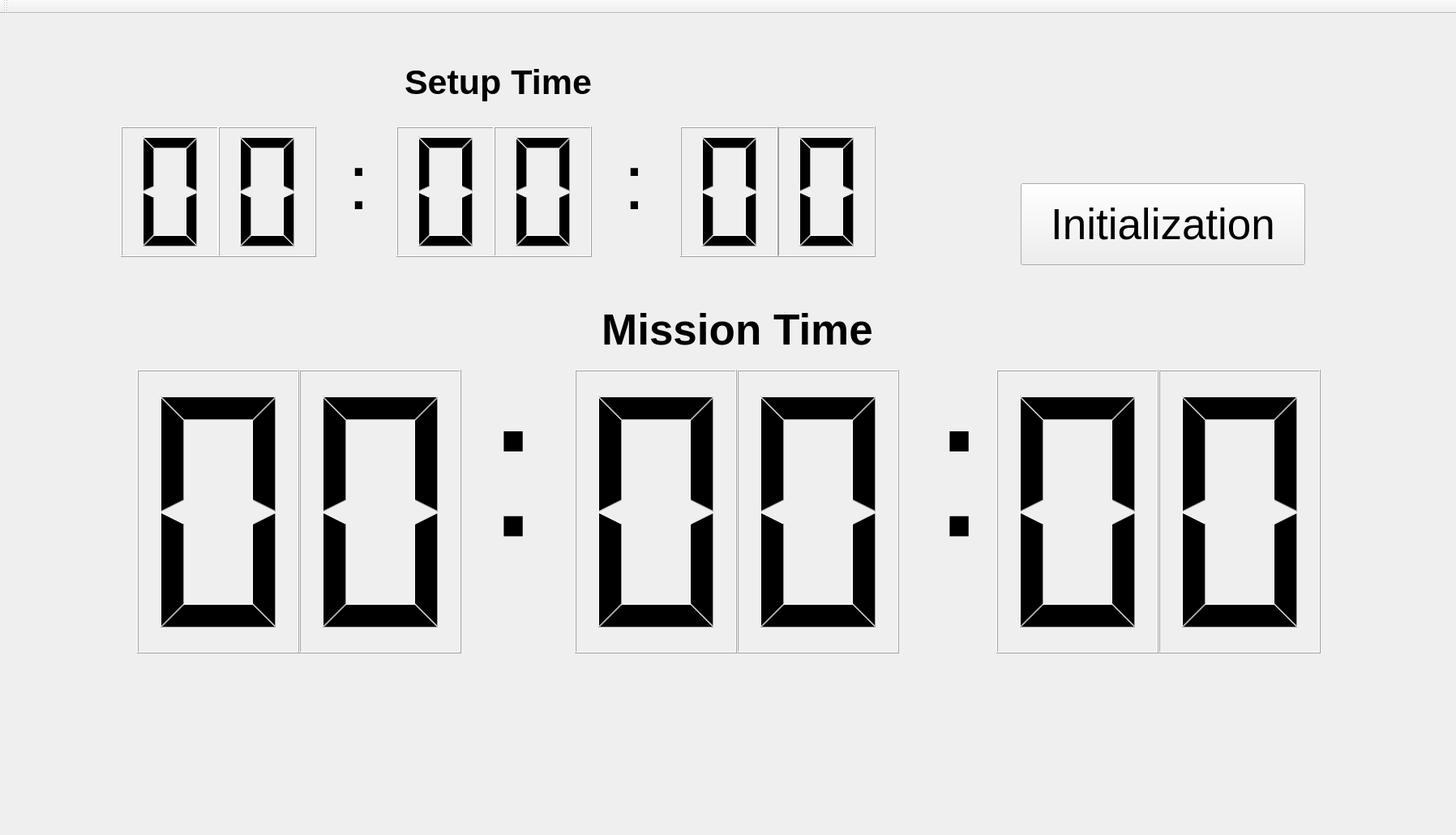
<?xml version="1.0" encoding="UTF-8"?>
<ui version="4.0">
 <class>MainWindowDesign</class>
 <widget class="QMainWindow" name="MainWindowDesign">
  <property name="geometry">
   <rect>
    <x>0</x>
    <y>0</y>
    <width>1796</width>
    <height>1030</height>
   </rect>
  </property>
  <property name="windowTitle">
   <string>QRosApp</string>
  </property>
  <property name="windowIcon">
   <iconset resource="../resources/images.qrc">
    <normaloff>:/images/icon.png</normaloff>:/images/icon.png</iconset>
  </property>
  <property name="locale">
   <locale language="English" country="Australia"/>
  </property>
  <widget class="QWidget" name="centralwidget">
   <layout class="QHBoxLayout">
    <item>
     <widget class="QWidget" name="widget1" native="true">
      <widget class="QWidget" name="widget" native="true">
       <property name="geometry">
        <rect>
         <x>40</x>
         <y>270</y>
         <width>1761</width>
         <height>571</height>
        </rect>
       </property>
       <widget class="QLCDNumber" name="mission_ms_2">
        <property name="geometry">
         <rect>
          <x>1380</x>
          <y>160</y>
          <width>200</width>
          <height>350</height>
         </rect>
        </property>
        <property name="font">
         <font>
          <pointsize>37</pointsize>
          <weight>50</weight>
          <bold>false</bold>
         </font>
        </property>
        <property name="digitCount">
         <number>1</number>
        </property>
       </widget>
       <widget class="QLCDNumber" name="mission_sec_1">
        <property name="geometry">
         <rect>
          <x>660</x>
          <y>160</y>
          <width>200</width>
          <height>350</height>
         </rect>
        </property>
        <property name="font">
         <font>
          <pointsize>37</pointsize>
          <weight>50</weight>
          <bold>false</bold>
         </font>
        </property>
        <property name="digitCount">
         <number>1</number>
        </property>
       </widget>
       <widget class="QLCDNumber" name="mission_min_1">
        <property name="geometry">
         <rect>
          <x>120</x>
          <y>160</y>
          <width>200</width>
          <height>350</height>
         </rect>
        </property>
        <property name="font">
         <font>
          <pointsize>37</pointsize>
          <weight>50</weight>
          <bold>false</bold>
         </font>
        </property>
        <property name="digitCount">
         <number>1</number>
        </property>
       </widget>
       <widget class="QLCDNumber" name="mission_sec_2">
        <property name="geometry">
         <rect>
          <x>860</x>
          <y>160</y>
          <width>200</width>
          <height>350</height>
         </rect>
        </property>
        <property name="font">
         <font>
          <pointsize>37</pointsize>
          <weight>50</weight>
          <bold>false</bold>
         </font>
        </property>
        <property name="digitCount">
         <number>1</number>
        </property>
       </widget>
       <widget class="QLCDNumber" name="mission_ms_1">
        <property name="geometry">
         <rect>
          <x>1180</x>
          <y>160</y>
          <width>200</width>
          <height>350</height>
         </rect>
        </property>
        <property name="font">
         <font>
          <pointsize>37</pointsize>
          <weight>50</weight>
          <bold>false</bold>
         </font>
        </property>
        <property name="digitCount">
         <number>1</number>
        </property>
       </widget>
       <widget class="QLCDNumber" name="mission_min_2">
        <property name="geometry">
         <rect>
          <x>320</x>
          <y>160</y>
          <width>200</width>
          <height>350</height>
         </rect>
        </property>
        <property name="font">
         <font>
          <pointsize>37</pointsize>
          <weight>50</weight>
          <bold>false</bold>
         </font>
        </property>
        <property name="digitCount">
         <number>1</number>
        </property>
       </widget>
       <widget class="QLabel" name="label">
        <property name="geometry">
         <rect>
          <x>550</x>
          <y>130</y>
          <width>51</width>
          <height>301</height>
         </rect>
        </property>
        <property name="font">
         <font>
          <pointsize>184</pointsize>
         </font>
        </property>
        <property name="text">
         <string>:</string>
        </property>
       </widget>
       <widget class="QLabel" name="label3">
        <property name="geometry">
         <rect>
          <x>1100</x>
          <y>130</y>
          <width>51</width>
          <height>301</height>
         </rect>
        </property>
        <property name="font">
         <font>
          <pointsize>184</pointsize>
         </font>
        </property>
        <property name="text">
         <string>:</string>
        </property>
       </widget>
       <widget class="QLabel" name="label_5">
        <property name="geometry">
         <rect>
          <x>590</x>
          <y>50</y>
          <width>541</width>
          <height>121</height>
         </rect>
        </property>
        <property name="font">
         <font>
          <pointsize>40</pointsize>
          <weight>75</weight>
          <bold>true</bold>
         </font>
        </property>
        <property name="text">
         <string>Mission Time</string>
        </property>
        <property name="alignment">
         <set>Qt::AlignCenter</set>
        </property>
       </widget>
      </widget>
      <widget class="QWidget" name="ReadyTime" native="true">
       <property name="geometry">
        <rect>
         <x>-70</x>
         <y>0</y>
         <width>1781</width>
         <height>331</height>
        </rect>
       </property>
       <widget class="QLCDNumber" name="ready_ms_2">
        <property name="geometry">
         <rect>
          <x>1020</x>
          <y>130</y>
          <width>121</width>
          <height>161</height>
         </rect>
        </property>
        <property name="font">
         <font>
          <pointsize>37</pointsize>
          <weight>50</weight>
          <bold>false</bold>
         </font>
        </property>
        <property name="digitCount">
         <number>1</number>
        </property>
       </widget>
       <widget class="QLCDNumber" name="ready_sec_1">
        <property name="geometry">
         <rect>
          <x>550</x>
          <y>130</y>
          <width>121</width>
          <height>161</height>
         </rect>
        </property>
        <property name="font">
         <font>
          <pointsize>37</pointsize>
          <weight>50</weight>
          <bold>false</bold>
         </font>
        </property>
        <property name="digitCount">
         <number>1</number>
        </property>
       </widget>
       <widget class="QLCDNumber" name="ready_min_1">
        <property name="geometry">
         <rect>
          <x>210</x>
          <y>130</y>
          <width>121</width>
          <height>161</height>
         </rect>
        </property>
        <property name="font">
         <font>
          <pointsize>37</pointsize>
          <weight>50</weight>
          <bold>false</bold>
         </font>
        </property>
        <property name="digitCount">
         <number>1</number>
        </property>
       </widget>
       <widget class="QLCDNumber" name="ready_sec_2">
        <property name="geometry">
         <rect>
          <x>670</x>
          <y>130</y>
          <width>121</width>
          <height>161</height>
         </rect>
        </property>
        <property name="font">
         <font>
          <pointsize>37</pointsize>
          <weight>50</weight>
          <bold>false</bold>
         </font>
        </property>
        <property name="digitCount">
         <number>1</number>
        </property>
       </widget>
       <widget class="QLCDNumber" name="ready_ms_1">
        <property name="geometry">
         <rect>
          <x>900</x>
          <y>130</y>
          <width>121</width>
          <height>161</height>
         </rect>
        </property>
        <property name="font">
         <font>
          <pointsize>37</pointsize>
          <weight>50</weight>
          <bold>false</bold>
         </font>
        </property>
        <property name="digitCount">
         <number>1</number>
        </property>
       </widget>
       <widget class="QLabel" name="label_2">
        <property name="geometry">
         <rect>
          <x>490</x>
          <y>90</y>
          <width>51</width>
          <height>221</height>
         </rect>
        </property>
        <property name="font">
         <font>
          <pointsize>184</pointsize>
         </font>
        </property>
        <property name="text">
         <string>&lt;html&gt;&lt;head/&gt;&lt;body&gt;&lt;p&gt;&lt;span style=&quot; font-size:72pt;&quot;&gt;:&lt;/span&gt;&lt;/p&gt;&lt;/body&gt;&lt;/html&gt;</string>
        </property>
       </widget>
       <widget class="QLCDNumber" name="ready_min_2">
        <property name="geometry">
         <rect>
          <x>330</x>
          <y>130</y>
          <width>121</width>
          <height>161</height>
         </rect>
        </property>
        <property name="font">
         <font>
          <pointsize>37</pointsize>
          <weight>50</weight>
          <bold>false</bold>
         </font>
        </property>
        <property name="digitCount">
         <number>1</number>
        </property>
       </widget>
       <widget class="QLabel" name="label_3">
        <property name="geometry">
         <rect>
          <x>830</x>
          <y>90</y>
          <width>51</width>
          <height>221</height>
         </rect>
        </property>
        <property name="font">
         <font>
          <pointsize>184</pointsize>
         </font>
        </property>
        <property name="text">
         <string>&lt;html&gt;&lt;head/&gt;&lt;body&gt;&lt;p&gt;&lt;span style=&quot; font-size:72pt;&quot;&gt;:&lt;/span&gt;&lt;/p&gt;&lt;/body&gt;&lt;/html&gt;</string>
        </property>
       </widget>
       <widget class="QLabel" name="label_4">
        <property name="geometry">
         <rect>
          <x>510</x>
          <y>50</y>
          <width>331</width>
          <height>51</height>
         </rect>
        </property>
        <property name="font">
         <font>
          <pointsize>32</pointsize>
          <weight>75</weight>
          <bold>true</bold>
         </font>
        </property>
        <property name="text">
         <string>Setup Time</string>
        </property>
        <property name="alignment">
         <set>Qt::AlignCenter</set>
        </property>
       </widget>
       <widget class="QPushButton" name="pushButton">
        <property name="geometry">
         <rect>
          <x>1320</x>
          <y>200</y>
          <width>351</width>
          <height>101</height>
         </rect>
        </property>
        <property name="font">
         <font>
          <pointsize>40</pointsize>
         </font>
        </property>
        <property name="text">
         <string>Initialization</string>
        </property>
       </widget>
      </widget>
      <widget class="QLabel" name="label_6">
       <property name="geometry">
        <rect>
         <x>260</x>
         <y>790</y>
         <width>611</width>
         <height>191</height>
        </rect>
       </property>
       <property name="text">
        <string/>
       </property>
       <property name="pixmap">
        <pixmap resource="../resources/images.qrc">:/images/ROBOTIS_LOGO_SymbolMarkSlogan_EN.png</pixmap>
       </property>
       <property name="alignment">
        <set>Qt::AlignCenter</set>
       </property>
      </widget>
      <widget class="QLabel" name="label_7">
       <property name="geometry">
        <rect>
         <x>940</x>
         <y>790</y>
         <width>601</width>
         <height>201</height>
        </rect>
       </property>
       <property name="text">
        <string/>
       </property>
       <property name="pixmap">
        <pixmap resource="../resources/images.qrc">:/images/TURTLEBOT3 AUTORACE_LOGO.png</pixmap>
       </property>
      </widget>
     </widget>
    </item>
   </layout>
  </widget>
  <widget class="QMenuBar" name="menuBar">
   <property name="geometry">
    <rect>
     <x>0</x>
     <y>0</y>
     <width>1796</width>
     <height>27</height>
    </rect>
   </property>
  </widget>
  <widget class="QToolBar" name="toolBar">
   <property name="windowTitle">
    <string>toolBar</string>
   </property>
   <attribute name="toolBarArea">
    <enum>TopToolBarArea</enum>
   </attribute>
   <attribute name="toolBarBreak">
    <bool>false</bool>
   </attribute>
  </widget>
  <action name="action_Quit">
   <property name="text">
    <string>&amp;Quit</string>
   </property>
   <property name="shortcut">
    <string>Ctrl+Q</string>
   </property>
   <property name="shortcutContext">
    <enum>Qt::ApplicationShortcut</enum>
   </property>
  </action>
  <action name="action_Preferences">
   <property name="text">
    <string>&amp;Preferences</string>
   </property>
  </action>
  <action name="actionAbout">
   <property name="text">
    <string>&amp;About</string>
   </property>
  </action>
  <action name="actionAbout_Qt">
   <property name="text">
    <string>About &amp;Qt</string>
   </property>
  </action>
 </widget>
 <resources>
  <include location="../resources/images.qrc"/>
 </resources>
 <connections>
  <connection>
   <sender>action_Quit</sender>
   <signal>triggered()</signal>
   <receiver>MainWindowDesign</receiver>
   <slot>close()</slot>
   <hints>
    <hint type="sourcelabel">
     <x>-1</x>
     <y>-1</y>
    </hint>
    <hint type="destinationlabel">
     <x>399</x>
     <y>299</y>
    </hint>
   </hints>
  </connection>
 </connections>
</ui>
